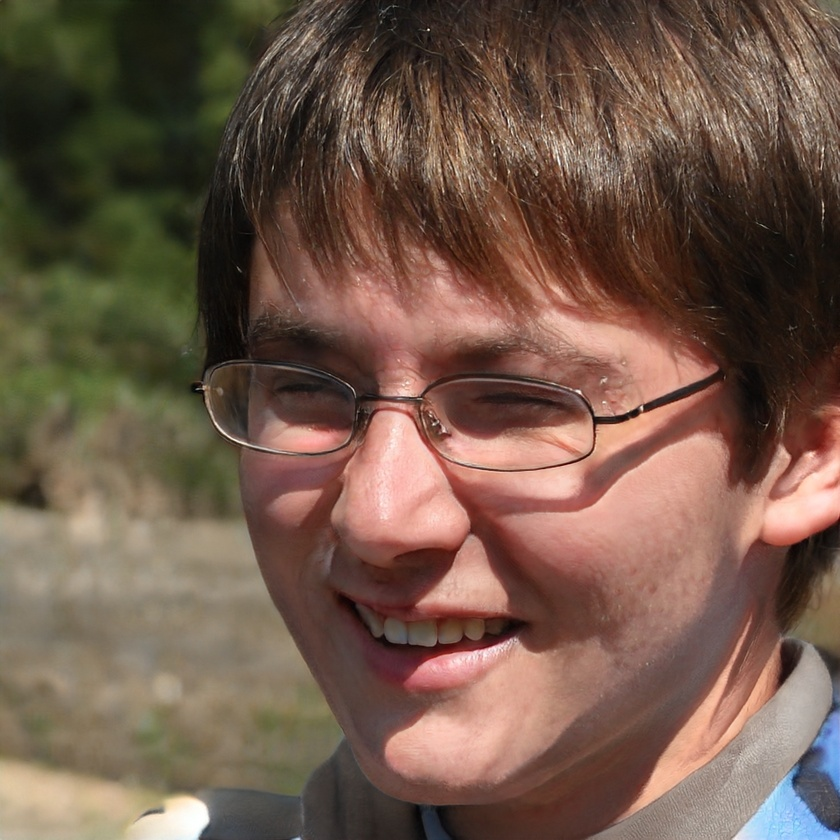
#> input picture 002-deep learning/caras/cara0.jpg, 840 x 840 px, shrunk from 1024 x 1024 before the run, found by its file name
$ python upscaler.py
#> lines starting #> are read from the running program, lines starting #| are printed output that depends on the picture
from PIL import Image
import os

imagen = Image.open("../carasaltaresolucion/cara0.jpg")
#> imagen is the input picture: PIL image 840x840 RGB; mean R, G, B 113.7, 89.4, 74.7
tamanio = imagen.size
#> tamanio = (840, 840)
print(tamanio)
#| (840, 840)
anchura = tamanio[0]
#> anchura = 840
altura = tamanio[1]
#> altura = 840
cuadradito = 64
for x in range(0,anchura,cuadradito):
    for y in range(0,altura,cuadradito):
        recortado = imagen.crop((x, y, x+cuadradito, y+cuadradito))
        recortado.save("../cuadraditosalta/cara0-"+str(x)+"-"+str(y)+".jpg")
#> this loop made 14 passes
#> pass 1, `recortado.save("../cuadraditosalta/cara0-"+str(x)+"-"+str(y)+".jpg")`:
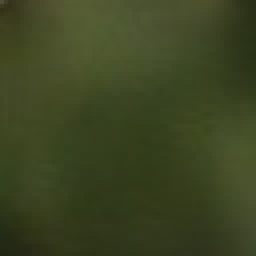
#> saved as cara0-0-0.jpg: PIL image 64x64 RGB (shown 4 times larger); mean R, G, B 59.9, 68.2, 34.2
#> pass 1, `recortado.save("../cuadraditosalta/cara0-"+str(x)+"-"+str(y)+".jpg")`:
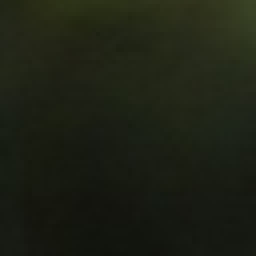
#> saved as cara0-0-64.jpg: PIL image 64x64 RGB (shown 4 times larger); mean R, G, B 29.2, 32.8, 20.7
#> pass 1, `recortado.save("../cuadraditosalta/cara0-"+str(x)+"-"+str(y)+".jpg")`:
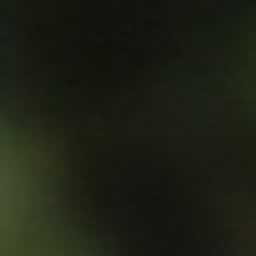
#> saved as cara0-0-128.jpg: PIL image 64x64 RGB (shown 4 times larger); mean R, G, B 28.9, 32.1, 20.4
#> pass 1, `recortado.save("../cuadraditosalta/cara0-"+str(x)+"-"+str(y)+".jpg")`:
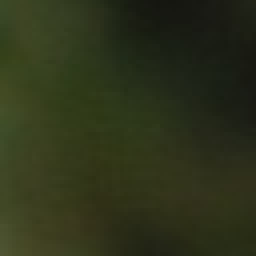
#> saved as cara0-0-192.jpg: PIL image 64x64 RGB (shown 4 times larger); mean R, G, B 44.8, 50.1, 26.3
#> after the loop:
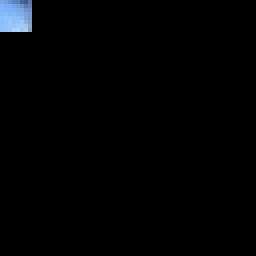
#> recortado: PIL image 64x64 RGB (shown 4 times larger); mean R, G, B 2, 2.7, 3.6

$ run again, with 002-deep learning/caras/cara1.jpg copied over 002-deep learning/caras/cara0.jpg
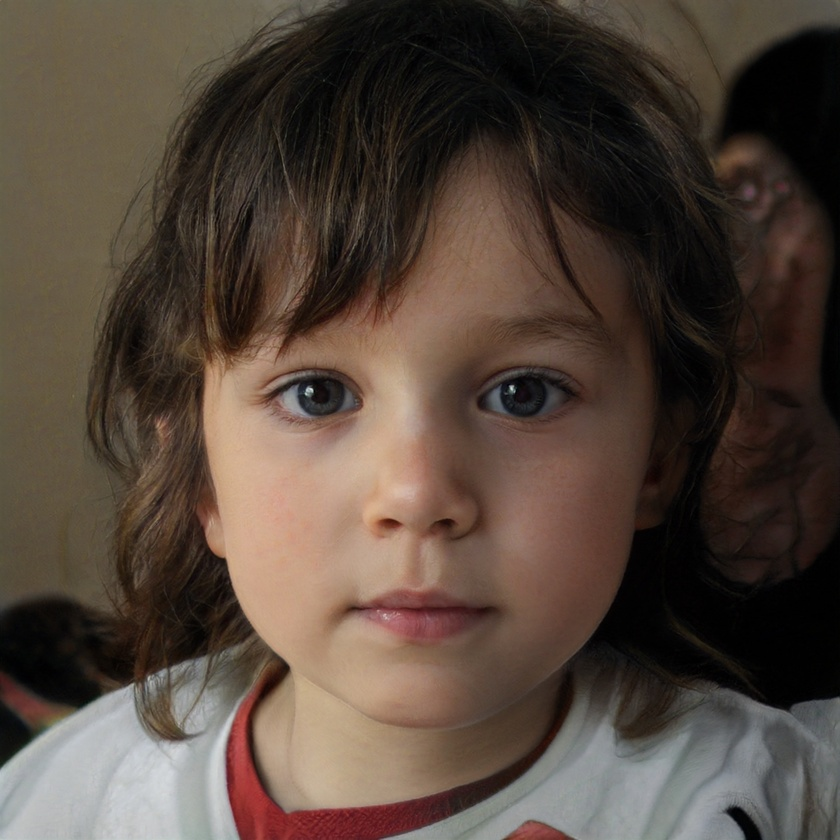
#> input picture 002-deep learning/caras/cara1.jpg, 840 x 840 px, shrunk from 1024 x 1024 before the run, found by its file name
#> imagen is the input picture: PIL image 840x840 RGB; mean R, G, B 84, 69.9, 59.8
#| (840, 840)
#> the loop `for x in range(0,anchura,cuadradito):` made 14 passes
#> pass 1, `recortado.save("../cuadraditosalta/cara0-"+str(x)+"-"+str(y)+".jpg")`:
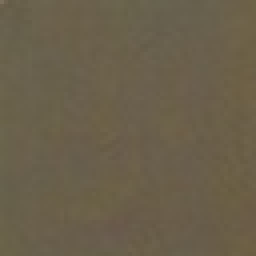
#> saved as cara0-0-0.jpg: PIL image 64x64 RGB (shown 4 times larger); mean R, G, B 106, 95.5, 74.7
#> after the loop `for x in range(0,anchura,cuadradito):`:
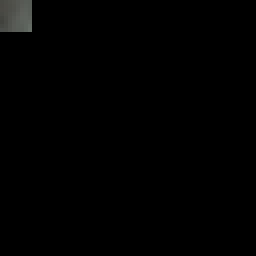
#> recortado: PIL image 64x64 RGB (shown 4 times larger); mean R, G, B 1.3, 1.4, 1.3

$ run again, with 002-deep learning/caras/cara10.jpg copied over 002-deep learning/caras/cara0.jpg
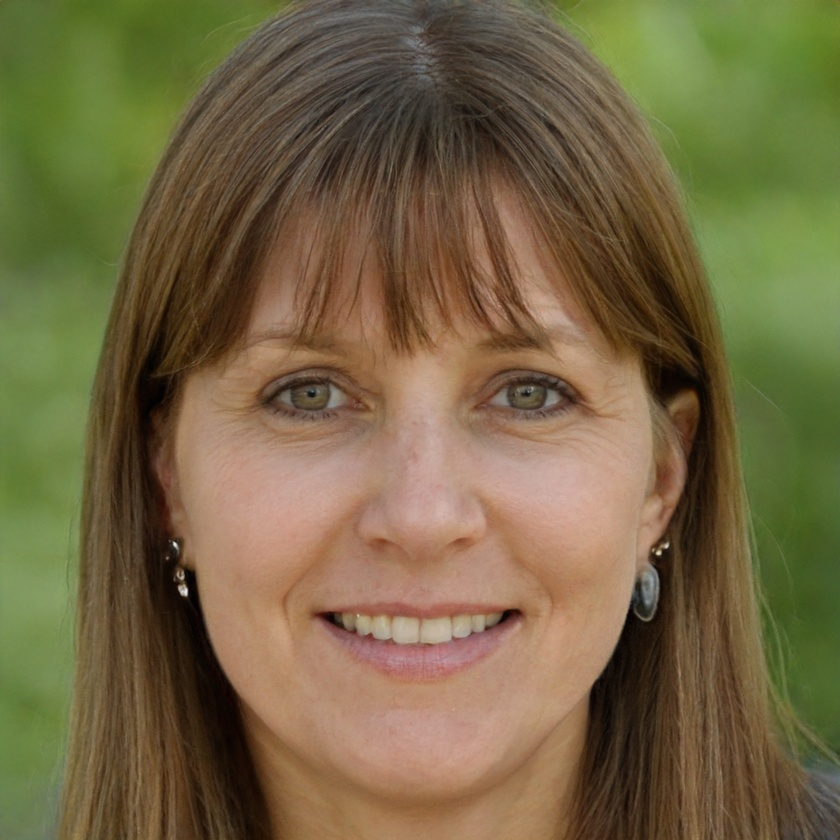
#> input picture 002-deep learning/caras/cara10.jpg, 840 x 840 px, shrunk from 1024 x 1024 before the run, found by its file name
#> imagen is the input picture: PIL image 840x840 RGB; mean R, G, B 116.1, 102.2, 67.4
#| (840, 840)
#> the loop `for x in range(0,anchura,cuadradito):` made 14 passes
#> pass 1, `recortado.save("../cuadraditosalta/cara0-"+str(x)+"-"+str(y)+".jpg")`:
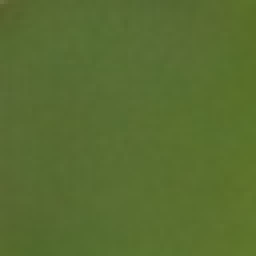
#> saved as cara0-0-0.jpg: PIL image 64x64 RGB (shown 4 times larger); mean R, G, B 88.1, 109.3, 49.2
#> after the loop `for x in range(0,anchura,cuadradito):`:
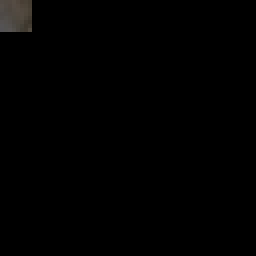
#> recortado: PIL image 64x64 RGB (shown 4 times larger); mean R, G, B 1.2, 1.1, 1

$ run again, with 002-deep learning/caras/cara11.jpg copied over 002-deep learning/caras/cara0.jpg
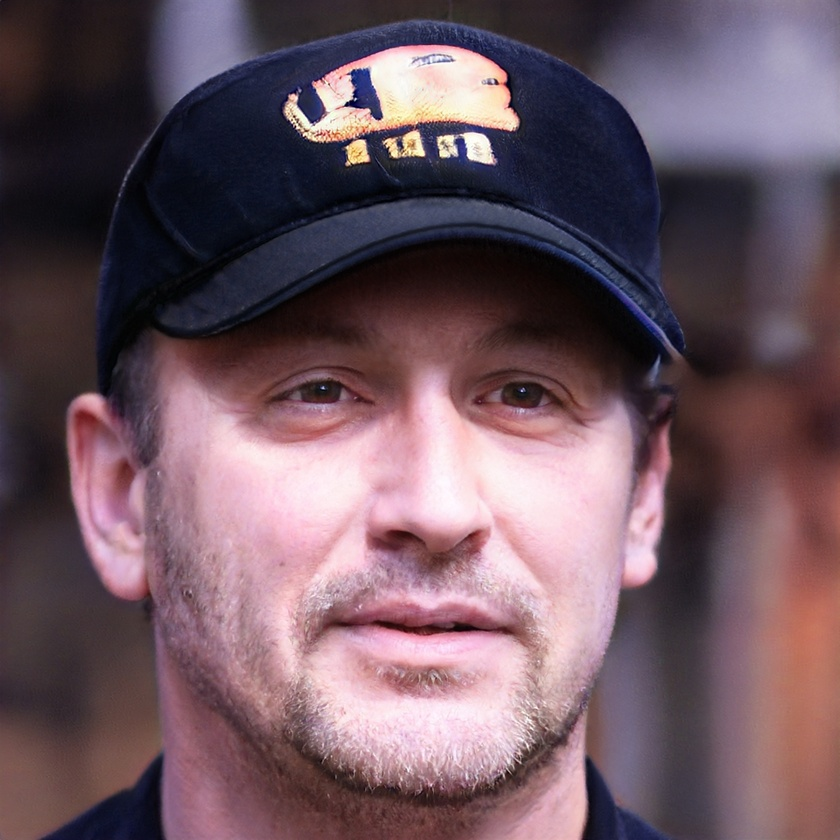
#> input picture 002-deep learning/caras/cara11.jpg, 840 x 840 px, shrunk from 1024 x 1024 before the run, found by its file name
#> imagen is the input picture: PIL image 840x840 RGB; mean R, G, B 109.9, 86.6, 96.7
#| (840, 840)
#> the loop `for x in range(0,anchura,cuadradito):` made 14 passes
#> pass 1, `recortado.save("../cuadraditosalta/cara0-"+str(x)+"-"+str(y)+".jpg")`:
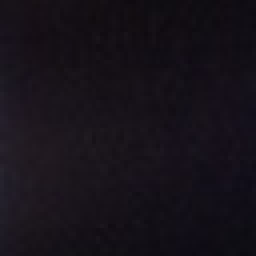
#> saved as cara0-0-128.jpg: PIL image 64x64 RGB (shown 4 times larger); mean R, G, B 22.4, 17.7, 25.1
#> after the loop `for x in range(0,anchura,cuadradito):`:
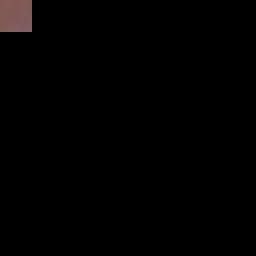
#> recortado: PIL image 64x64 RGB (shown 4 times larger); mean R, G, B 2, 1.4, 1.4
